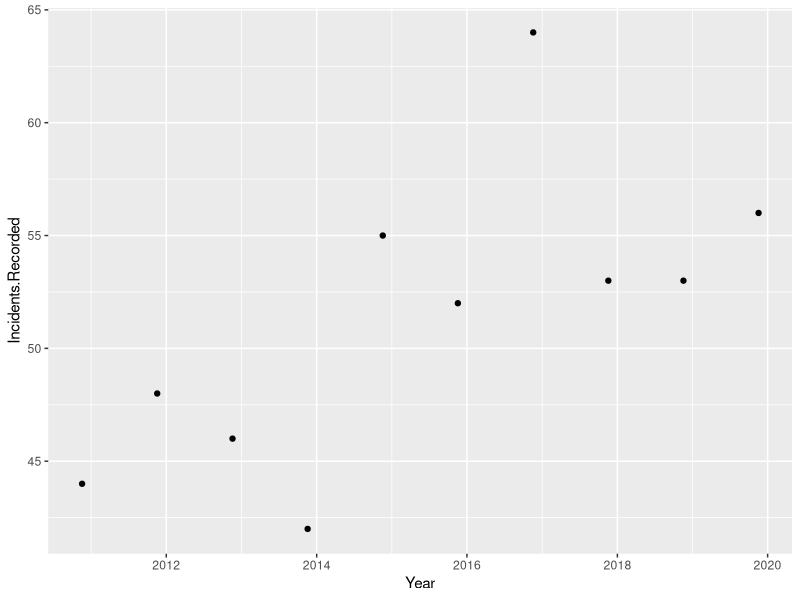
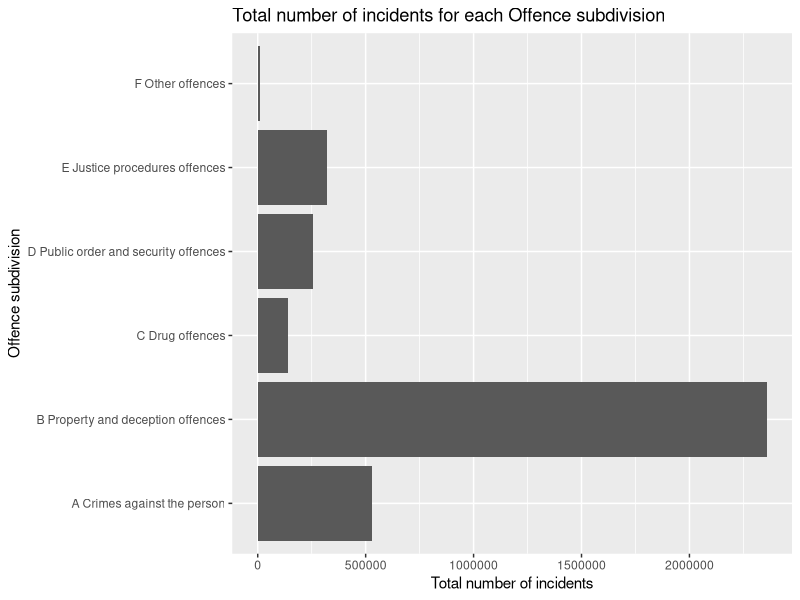

Source code (R) for these figures, in order: (Note: this script raises an error after producing the figures.)
## ---- chunk 1
library(tidyverse)
## ---- chunk 2
data_tutorial <- read.csv("Data_Tables_Criminal_Incidents_Visualisation_Year_Ending_December_2019.csv")
## ---- chunk 3
data_tutorial[,'Incidents.Recorded'] <- gsub(",","",data_tutorial[,'Incidents.Recorded'])
data_tutorial$Incidents.Recorded <- as.numeric(data_tutorial$Incidents.Recorded)
data_tutorial$Year <- as.Date(as.character(data_tutorial$Year), format="%Y")
## ---- chunk 4
#| label: fig-A11
#| fig-cap: "Incidents record rate in the A11 Murder subgroup"
data_tutorial |> 
  filter(Offence.Subgroup == "A11 Murder") |> 
  ggplot(aes(y = Incidents.Recorded, x = Year)) +
  geom_point()
## ---- chunk 5
data_tutorial$Incidents.Recorded <- str_remove(data_tutorial$Incidents.Recorded, ",")
data_tutorial %>% 
  group_by(Offence.Division) %>%
  summarise(Total = sum(as.numeric(Incidents.Recorded)), .groups = "drop") %>%
  arrange(desc(Total)) %>%
  ggplot(aes(x = Offence.Division, y = Total)) +
  geom_col() +
  coord_flip() +
  labs(title = "Total number of incidents for each Offence subdivision",
       x = "Offence subdivision",
       y = "Total number of incidents")
## ---- chunk 6
data_tutorial$Incidents.Recorded <- str_remove(data_tutorial$Incidents.Recorded, pattern = ",")  
  mutate(Incidents.Recorded = as.numeric(Incidents.Recorded)) 

data_tutorial %>%
  mutate(Incidents.Recorded = as.numeric(Incidents.Recorded)) %>%
  filter(Offence.Division == "A Crimes against the person") %>% 
  ggplot(aes(x = as.factor(Offence.Subdivision), 
         y = Incidents.Recorded)) + 
  geom_col(width = 0.5) + 
  theme(axis.title.x = element_text(size = 10))
